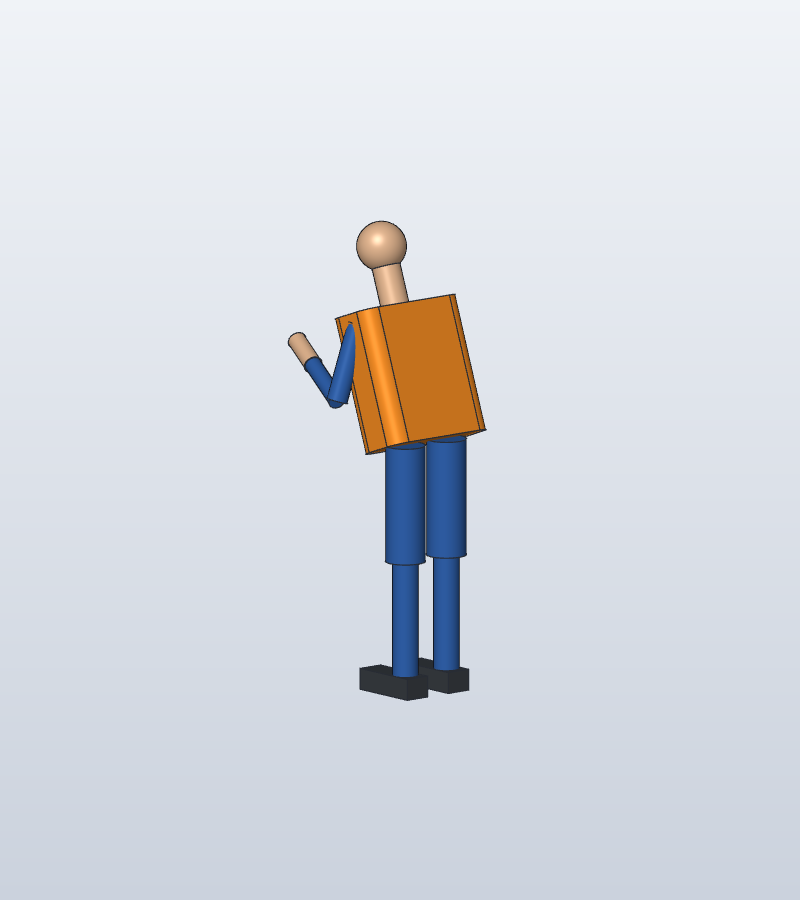
#> input picture renders/components/mensch_referenz/mensch_referenz_arbeiten-schraeg.png, 800 x 900 px, given in place of mensch_referenz_aufrecht-seite.png, which was not available
$ python render_mensch_massstab.py
#> lines starting #> are read from the running program, lines starting #| are printed output that depends on the picture
### scripts/workshop/sc.py
"""Hilfsbibliothek der Komponenten-Werkstatt: Befehlsskript bauen, mit solidcraft-cli ausfuehren, rendern, messen.
Jede Komponente hat einen Generator scripts/workshop/<klasse>.py und Parameter in data/components/<klasse>.json."""
import json, os, subprocess, sys, tempfile
ROOT = os.path.abspath(os.path.join(os.path.dirname(__file__), "..", ".."))
CLI = r"C:\Program Files\SolidCraft\solidcraft-cli.exe"
TMP = os.environ.get("WORKSHOP_TMP", tempfile.gettempdir())

# [4 lines left out: function load_params, not called in this run]

class Build:
    def __init__(self):
        self.cmds = []
    def add(self, command, **params):
        self.cmds.append({"command": command, "params": params})
        return self
    # [28 lines left out: functions params_to_design, write, run, run_results, evaluate, not called in this run]

def snapshot(sc, out, target, yaw, pitch, dist, w=900, h=700, section=None, extra=()):
    os.makedirs(os.path.dirname(out), exist_ok=True)
    cam = json.dumps({"target": target, "yaw": yaw, "pitch": pitch, "distance": dist})
    a = [CLI, "snapshot", sc, "--out", out, "--width", str(w), "--height", str(h), "--camera", cam, "--no-grid", "--no-axes", *extra]
    if section: a += ["--section", section]
    r = subprocess.run(a, capture_output=True, text=True)
    if r.returncode != 0:
        sys.exit("FEHLER snapshot: " + r.stderr.strip())

# [15 lines left out: functions bbox_all, faces, not called in this run]

class Check:
    """Sammelt PASS/FAIL-Zeilen mit Ist und Soll; exit-Code 1 bei FAIL."""
    def __init__(self, name):
        self.name, self.rows = name, []
    # [31 lines left out: functions eq, done, faces_multi, assign_part_materials, not called in this run]

### scripts/workshop/render_mensch_massstab.py
"""Seitenansicht der Menschenfigur mit Massstab (W29): aufrecht + messen + arbeiten nebeneinander, Massstabsbalken 1800 mm aus der Pixelhoehe der aufrechten Figur (Scheitel Z 1800, Fuss Z 0).
Aufruf: python scripts/workshop/render_mensch_massstab.py   (nach mensch.py --render)"""
import os, sys
sys.path.insert(0, os.path.dirname(__file__))
import sc
from PIL import Image, ImageDraw, ImageFont

rd = os.path.join(sc.ROOT, "renders", "components", "mensch_referenz")
out = os.path.join(rd, "mensch_referenz-massstab.png")
files = [os.path.join(rd, f"mensch_referenz_{t}-seite.png") for t in ("aufrecht", "messen", "arbeiten")]
if not os.path.exists(files[0]):
    sc.snapshot(os.path.join(sc.ROOT, "designs", "components", "mensch_referenz.sc"), files[0], [0, 150, 900], 1.5708, 0.0, 4200, w=800, h=900)
#> (the call stopped at in snapshot, `r = subprocess.run(a, capture_output=True, text=True)`: subprocess is not available in this run)
ims = [Image.open(f).convert("RGB") for f in files]
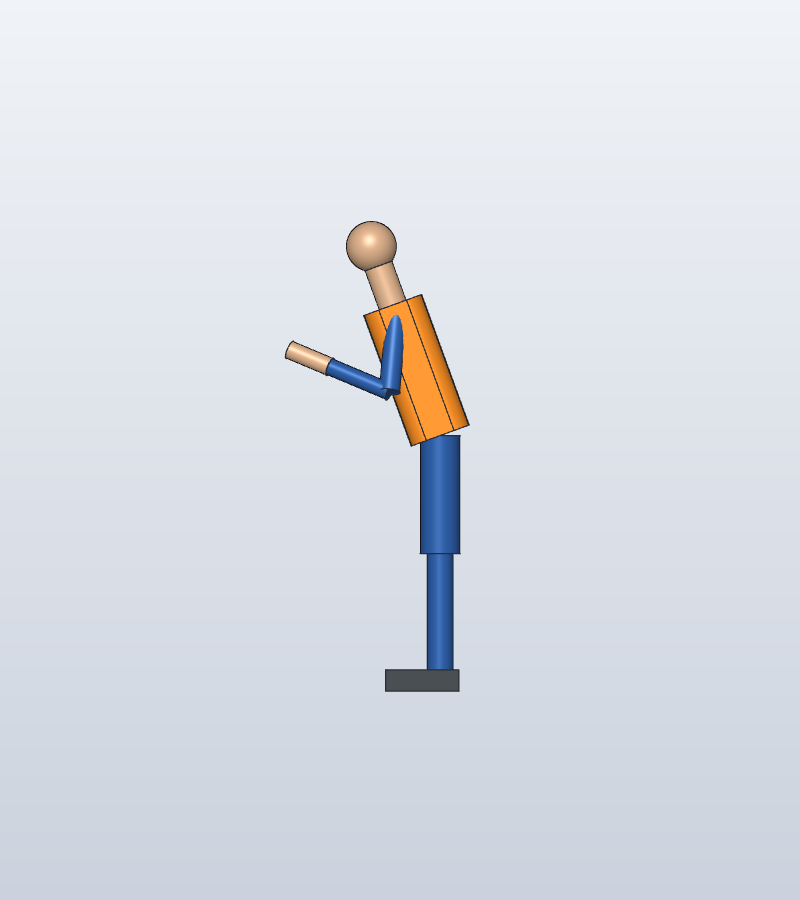
#> input picture renders/components/mensch_referenz/mensch_referenz_arbeiten-seite.png, 800 x 900 px, given in place of mensch_referenz_messen-seite.png, which was not available
#> ims = 3 items
def rows(im):
    px = im.load(); w, h = im.size
#> after `w, h = im.size`: w = 800; h = 900
    bg = lambda y: px[5, y]
    ys = [y for y in range(h) if any(sum(abs(px[x, y][i] - bg(y)[i]) for i in range(3)) > 60 for x in range(0, w, 2))]
#> ys = 481 values from 220 to 700
    return min(ys), max(ys)
y0, y1 = rows(ims[0])
#> y0 = 220; y1 = 700
pxmm = (y1 - y0) / 1800.0
#> pxmm = 0.267
W, H = sum(i.size[0] for i in ims) + 80, ims[0].size[1]
#> W = 2480; H = 900
canvas = Image.new("RGB", (W, H), "white")
#> canvas: PIL image 2480x900 RGB; every value is 255
x = 80
for im in ims:
    canvas.paste(im, (x, 0)); x += im.size[0]
#> this loop made 3 passes
#> x on passes 1 to 3: 880, 1680, 2480
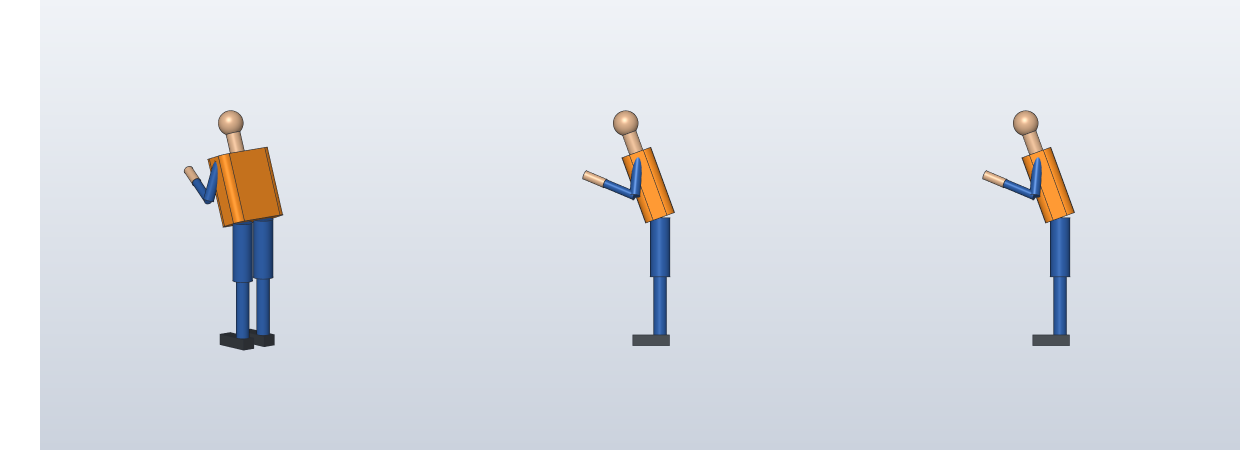
#> canvas: PIL image 2480x900 RGB (shown at 1/2 size); mean R, G, B 218.5, 222.5, 229.2
#> after the loop, x = 2480
d = ImageDraw.Draw(canvas)
f = ImageFont.load_default()
d.line([(40, y0), (40, y1)], fill=(0, 0, 0), width=3)
for z in range(0, 1801, 300):
    yy = y1 - z * pxmm
    d.line([(30, yy), (50, yy)], fill=(0, 0, 0), width=2)
    d.text((2, yy - 5), f"{z}", fill=(0, 0, 0), font=f)
#> this loop made 7 passes
#> yy on passes 1 to 7: 700, 620, 540, 460, 380, 300, 220
d.text((60, 10), "Massstab 1800 mm (aufrecht: Scheitel 1800, Fuss 0)   aufrecht | messen | arbeiten", fill=(0, 0, 0), font=f)
canvas.save(out)
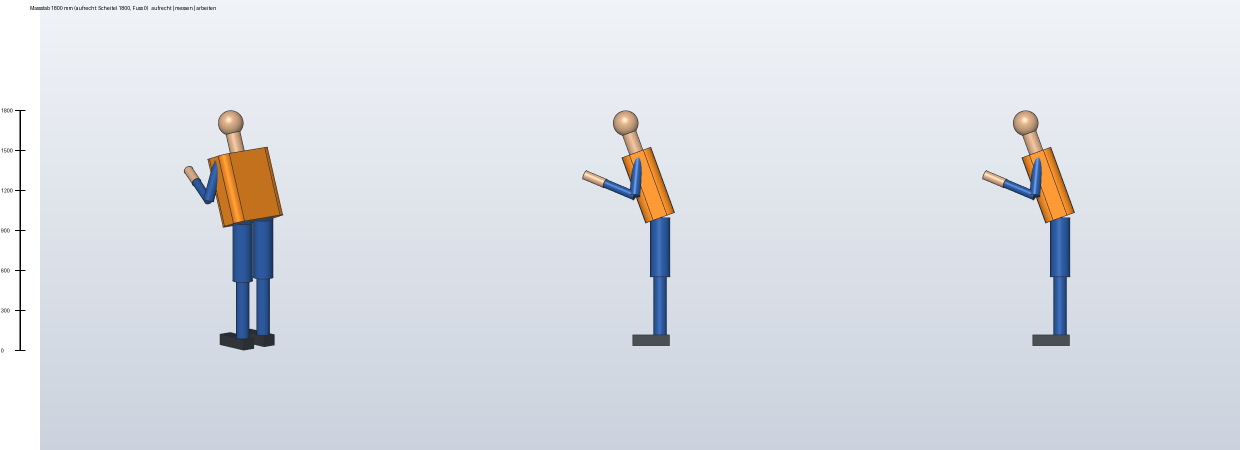
#> saved as mensch_referenz-massstab.png: PIL image 2480x900 RGB (shown at 1/2 size); mean R, G, B 218.2, 222.2, 228.9
print(out, round(pxmm, 4), "px/mm")
#| renders/components/mensch_referenz/mensch_referenz-massstab.png 0.2667 px/mm
